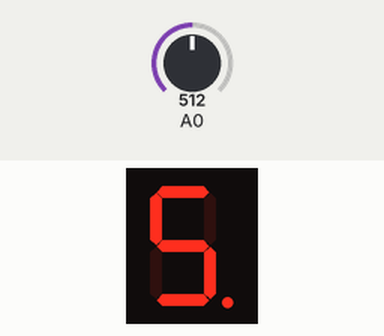
This sketch was run on a simulated Arduino Uno, built with avr-gcc and run on an emulated ATmega328P. Shown: 1-digit seven-segment display. Wiring (inferred from the names in the program): 1-digit 7-segment display, segments lit when HIGH: segments pin 7, pin 8, pin 10, pin 11, pin 12, pin 6, pin 5, pin 9. The inputs (shaded band) are chosen by the test bench; at power-on: A0 = 512. The segment pins are drawn as the display they are named for.

Above: at 1.2 s.
1.3 s: A0 set to 490
At 2.5 s:
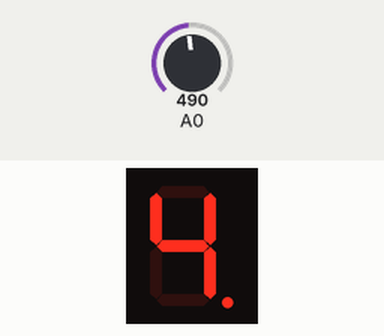
2.8 s: A0 set to 306
At 3.8 s:
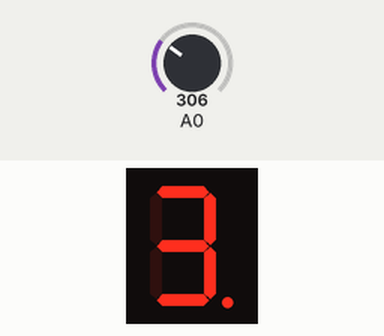
4.3 s: A0 set to 290
At 4.9 s:
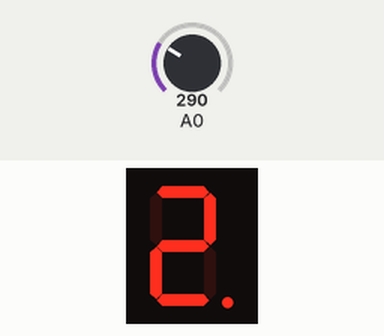
Timing chart, 0 to 7.3 s (numbered marks = the images above; inputs shaded):
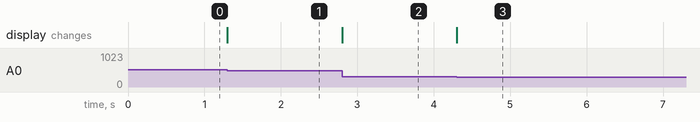

Measured:
- after the input at 1.3 s, the display: changes at once (image 1)
- after the input at 2.8 s, the display: changes at once (image 2)
- after the input at 4.3 s, the display: changes at once (image 3)

The sketch:

7SegCountdown_-_Herubin_Griffin.ino
```cpp
/*

Corey Herubin
Korbin Griffin

This circuit works to use potentiometer
input to give a specific number, from 0 to 9

4.30.19 (Project Changed from RGB LED to 7-segment display)

Credit to:

https://www.instructables.com/id/Arduino-
Potentiometer-Analog-Input-Tinkercad/

http://www.circuitbasics.com/arduino-7
-segment-display-tutorial/

https://www.youtube.com/watch?v=kEVdZ1i4Uok

https://www.tinkercad.com/things/35B6H70nFK1-copy-of-7-segment-
display-test-common-anode/editel?tenant=circuits

Public Domain

*/

int sensorValue = 0;

// Set pins for each segment

int E = 12;
int D = 11;
int C = 10;
int DP = 9;
int B = 8;
int A = 7;
int F = 6;
int G = 5;

void setup()
{
  pinMode(A0, INPUT);
  pinMode(E, OUTPUT); // Define output pins
  pinMode(D, OUTPUT);
  pinMode(C, OUTPUT);
  pinMode(DP, OUTPUT);
  pinMode(B, OUTPUT);
  pinMode(A, OUTPUT);
  pinMode(F, OUTPUT);
  pinMode(G, OUTPUT);
}

void loop()
{
  // Set sensor input pun, read potentiometer data

  int sensorValue = analogRead(A0);
  Serial.println(sensorValue);

  // Number display code

  if ((sensorValue > 0) & (sensorValue <= 100)) { // 0
    digitalWrite(E, HIGH);
    digitalWrite(D, HIGH);
    digitalWrite(C, HIGH);
    digitalWrite(DP, HIGH);
    digitalWrite(B, HIGH);
    digitalWrite(A, HIGH);
    digitalWrite(F, HIGH);
    digitalWrite(G, LOW);
  }

  if ((sensorValue >= 101) & (sensorValue <= 200)) { // 1
    digitalWrite(E, LOW);
    digitalWrite(D, LOW);
    digitalWrite(C, HIGH);
    digitalWrite(DP, HIGH);
    digitalWrite(B, HIGH);
    digitalWrite(A, LOW);
    digitalWrite(F, LOW);
    digitalWrite(G, LOW);
  }

  if ((sensorValue >= 201) & (sensorValue <= 300)) { // 2
    digitalWrite(E, HIGH);
    digitalWrite(D, HIGH);
    digitalWrite(C, LOW);
    digitalWrite(DP, HIGH);
    digitalWrite(B, HIGH);
    digitalWrite(A, HIGH);
    digitalWrite(F, LOW);
    digitalWrite(G, HIGH);
  }

  if ((sensorValue >= 301) & (sensorValue <= 400)) { // 3
    digitalWrite(E, LOW);
    digitalWrite(D, HIGH);
    digitalWrite(C, HIGH);
    digitalWrite(DP, HIGH);
    digitalWrite(B, HIGH);
    digitalWrite(A, HIGH);
    digitalWrite(F, LOW);
    digitalWrite(G, HIGH);
  }

  if ((sensorValue >= 401) & (sensorValue <= 500)) { // 4
    digitalWrite(E, LOW);
    digitalWrite(D, LOW);
    digitalWrite(C, HIGH);
    digitalWrite(DP, HIGH);
    digitalWrite(B, HIGH);
    digitalWrite(A, LOW);
    digitalWrite(F, HIGH);
    digitalWrite(G, HIGH);
  }

  if ((sensorValue >= 501) & (sensorValue <= 600)) { // 5
    digitalWrite(E, LOW);
    digitalWrite(D, HIGH);
    digitalWrite(C, HIGH);
    digitalWrite(DP, HIGH);
    digitalWrite(B, LOW);
    digitalWrite(A, HIGH);
    digitalWrite(F, HIGH);
    digitalWrite(G, HIGH);
  }

  if ((sensorValue >= 601) & (sensorValue <= 700)) { // 6
    digitalWrite(E, HIGH);
    digitalWrite(D, HIGH);
    digitalWrite(C, HIGH);
    digitalWrite(DP, HIGH);
    digitalWrite(B, LOW);
    digitalWrite(A, HIGH);
    digitalWrite(F, HIGH);
    digitalWrite(G, HIGH);
  }

  if ((sensorValue >= 701) & (sensorValue <= 800)) { // 7
    digitalWrite(E, LOW);
    digitalWrite(D, LOW);
    digitalWrite(C, HIGH);
    digitalWrite(DP, HIGH);
    digitalWrite(B, HIGH);
    digitalWrite(A, HIGH);
    digitalWrite(F, LOW);
    digitalWrite(G, LOW);
  }

  if ((sensorValue >= 801) & (sensorValue <= 900)) { // 8
    digitalWrite(E, HIGH);
    digitalWrite(D, HIGH);
    digitalWrite(C, HIGH);
    digitalWrite(DP, HIGH);
    digitalWrite(B, HIGH);
    digitalWrite(A, HIGH);
    digitalWrite(F, HIGH);
    digitalWrite(G, HIGH);
  }

  if (sensorValue >= 901) { // 9
    digitalWrite(E, LOW);
    digitalWrite(D, HIGH);
    digitalWrite(C, HIGH);
    digitalWrite(DP, HIGH);
    digitalWrite(B, HIGH);
    digitalWrite(A, HIGH);
    digitalWrite(F, HIGH);
    digitalWrite(G, HIGH);
  }

}
```
